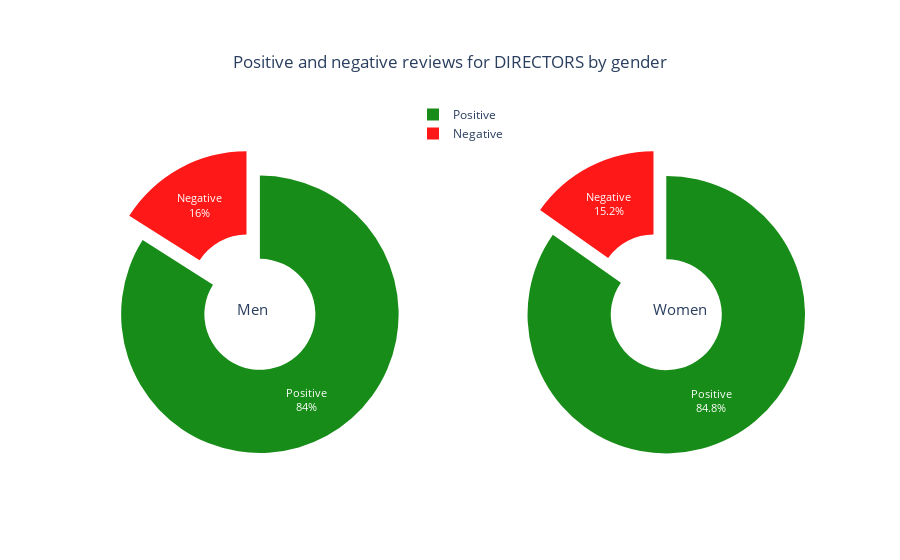

Source (notebook cell):
### Code cell
import plotly.graph_objects as go
from plotly.subplots import make_subplots

labels1 = ['Negative','Positive']
values1 = [df_neg.Most_Common_Gender_Directors.value_counts().values[0],
          df_pos.Most_Common_Gender_Directors.value_counts().values[0]]

labels2 = ['Negative','Positive']
values2 = [df_neg.Most_Common_Gender_Directors.value_counts().values[1],
          df_pos.Most_Common_Gender_Directors.value_counts().values[1]]

# Create subplots: use 'domain' type for Pie subplot
fig = make_subplots(rows=1, cols=2, specs=[[{'type':'domain'}, {'type':'domain'}]])
fig.add_trace(go.Pie(labels=labels1, values=values1, name="Most_Common_Gender_Cast",
                    marker_colors=['red','green'], pull=[0, 0.2],
                    opacity=0.90),
              1, 1)
fig.add_trace(go.Pie(labels=labels2, values=values2, name="Most_Common_Gender_Cast",
                    marker_colors=['red','green'], pull=[0, 0.2],
                    opacity=0.90),
              1, 2)

# Use `hole` to create a donut-like pie chart
fig.update_traces(hole=.4, hoverinfo="label+percent+name",
                 textposition='inside', textinfo='percent+label', textfont_size=11)

fig.update_layout(
    title={
                    'text': "Positive and negative reviews for DIRECTORS by gender",
                    'y':0.9,
                    'x':0.5,
                    'xanchor': 'center',
                    'yanchor': 'top'},
    # Add annotations in the center of the donut pies.
    annotations=[dict(text='Men', x=0.21, y=0.45, font_size=15, showarrow=False),
                 dict(text='Women', x=0.85, y=0.45, font_size=15, showarrow=False)],
    paper_bgcolor='white',
    legend=dict(x=0.45,
                y=1,
                bgcolor='rgba(255, 255, 255, 0)',
                bordercolor='rgba(255, 255, 255, 0)'
                ))
fig.show()

#https://plotly.com/python/static-image-export/
#fig.write_image("/Users/gina/Documents/allWomen/Final project/images/Sentiment Analysis/fig4.png")
#https://plotly.com/python/interactive-html-export/
fig.write_html("/Users/gina/Documents/allWomen/Final project/images/Sentiment Analysis/no stopwords data/fig8.html")
fig.write_image("/Users/gina/Documents/allWomen/Final project/images/Sentiment Analysis/no stopwords data/fig8.svg")

### Figure 1 — Plotly figure (JSON) as saved in the notebook; plotly's stock layout.template omitted (floating-point values rounded to 4 significant figures)
{"data": [{"domain": {"x": [0, 0.45], "y": [0, 1]}, "hole": 0.4, "hoverinfo": "label+percent+name", "labels": ["Negative", "Positive"], "marker": {"colors": ["red", "green"]}, "name": "Most_Common_Gender_Cast", "opacity": 0.9, "pull": [0, 0.2], "textfont": {"size": 11}, "textinfo": "percent+label", "textposition": "inside", "type": "pie", "values": [157, 823]}, {"domain": {"x": [0.55, 1], "y": [0, 1]}, "hole": 0.4, "hoverinfo": "label+percent+name", "labels": ["Negative", "Positive"], "marker": {"colors": ["red", "green"]}, "name": "Most_Common_Gender_Cast", "opacity": 0.9, "pull": [0, 0.2], "textfont": {"size": 11}, "textinfo": "percent+label", "textposition": "inside", "type": "pie", "values": [23, 128]}], "layout": {"annotations": [{"font": {"size": 15}, "showarrow": false, "text": "Men", "x": 0.21, "y": 0.45}, {"font": {"size": 15}, "showarrow": false, "text": "Women", "x": 0.85, "y": 0.45}], "legend": {"bgcolor": "rgba(255, 255, 255, 0)", "bordercolor": "rgba(255, 255, 255, 0)", "x": 0.45, "y": 1}, "paper_bgcolor": "white", "title": {"text": "Positive and negative reviews for DIRECTORS by gender", "x": 0.5, "xanchor": "center", "y": 0.9, "yanchor": "top"}}}
